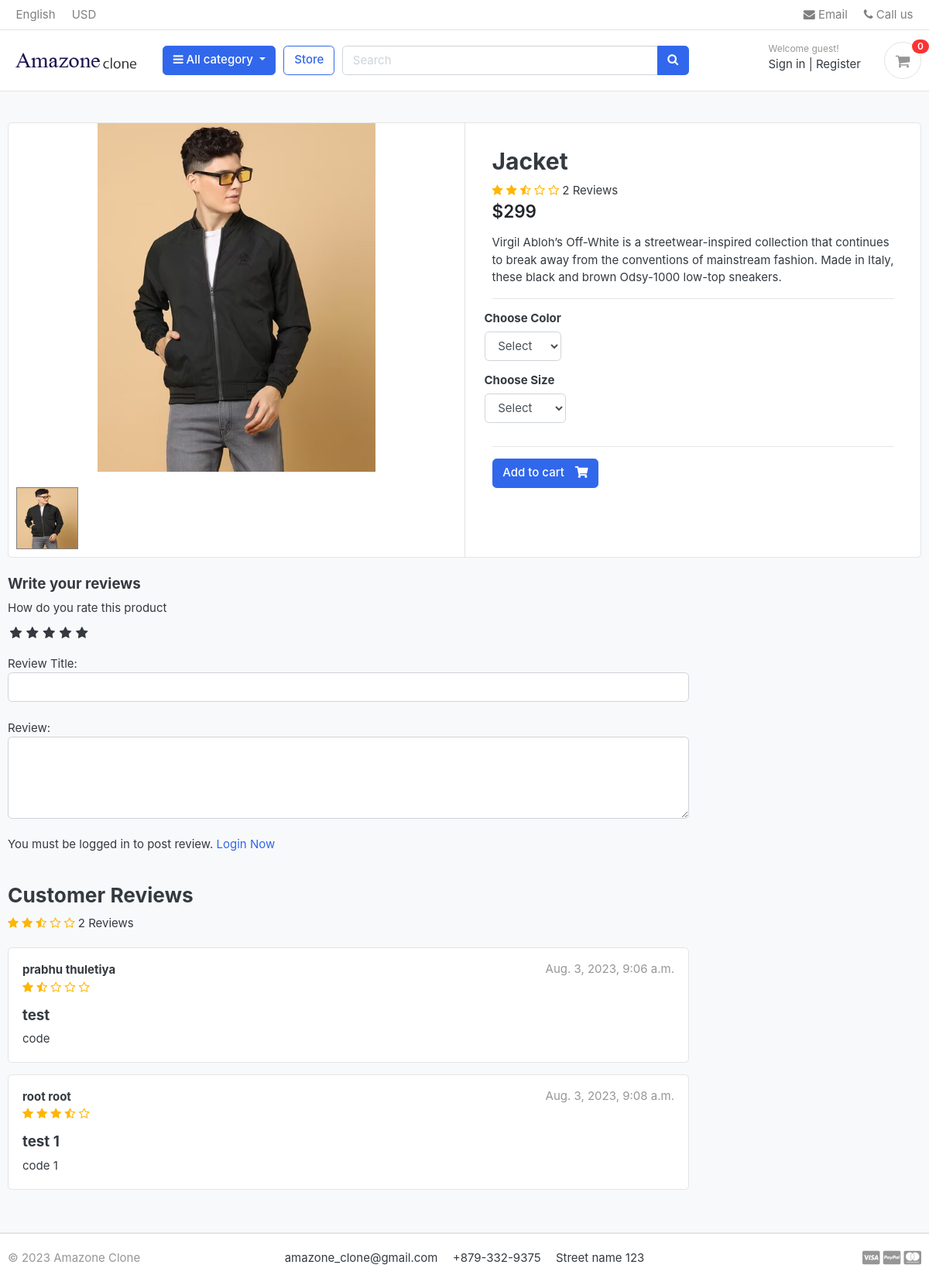
The page /store/category/jacket/jacket/ on the database as committed earlier.
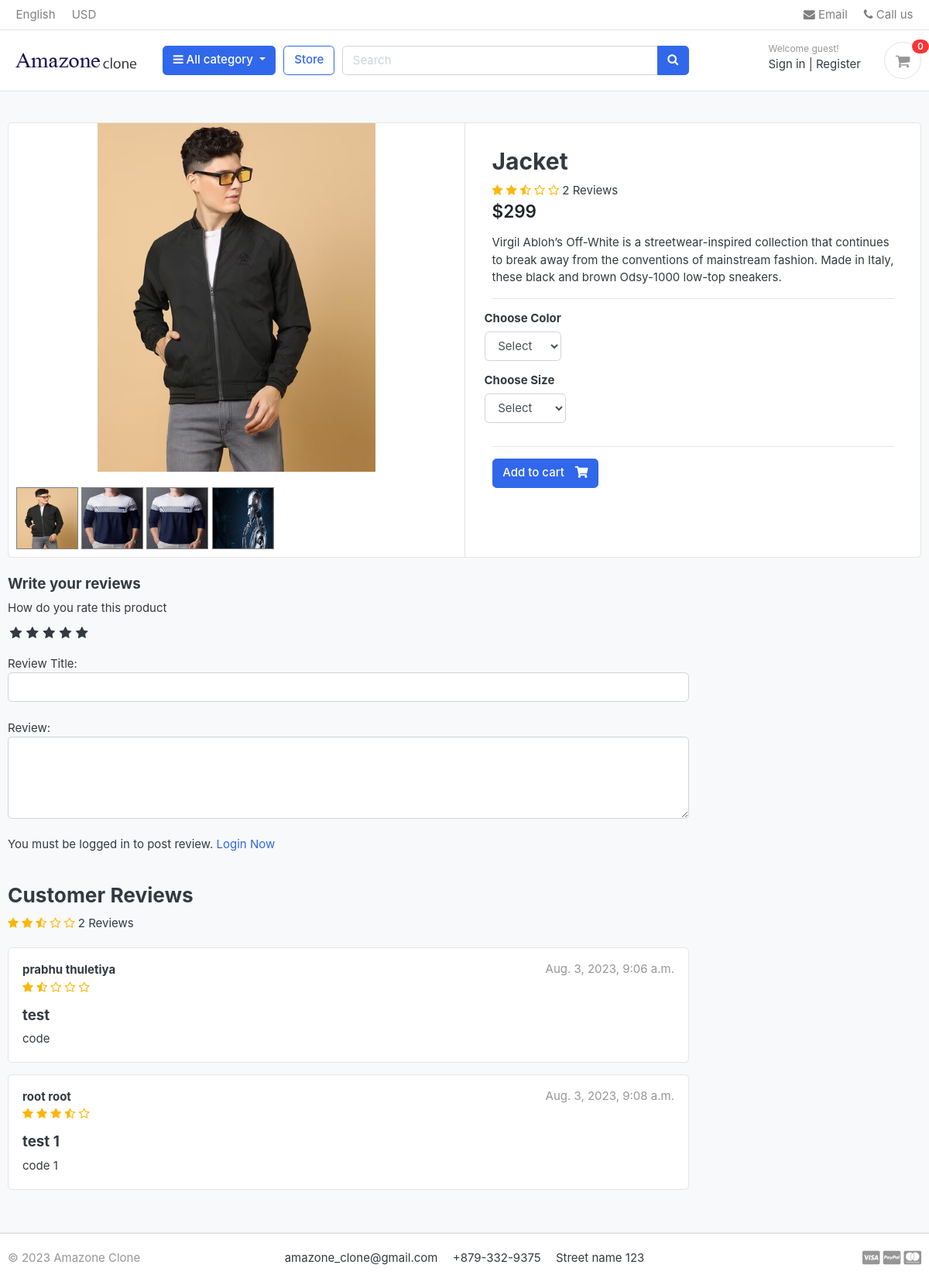
The same page on the database as committed later.
### store/models.py (models this page shows, shortened)
class ReviewRating(models.Model):
    product     = models.ForeignKey(Product, on_delete=models.CASCADE)
    user        = models.ForeignKey(Account, on_delete=models.CASCADE)
    subject     = models.CharField(max_length=100, blank=True)
    review      = models.TextField(max_length=500, blank=True)
    rating      = models.FloatField()
    ip          = models.CharField(max_length=20, blank=True)
    status      = models.BooleanField(default=True)
    created_at  = models.DateTimeField(auto_now_add=True)
    updated_at  = models.DateTimeField(auto_now=True)

class ProductGallery(models.Model):
    product = models.ForeignKey(Product, on_delete=models.CASCADE, default=None)
    image = models.ImageField(upload_to='store/products', max_length=255)
    class Meta:
        verbose_name = 'productgallery'
        verbose_name_plural = 'product gallery'

### accounts/models.py (models this page shows, shortened)
class Account(AbstractBaseUser):
    first_name   = models.CharField(max_length=100)
    last_name    = models.CharField(max_length=100)
    username     = models.CharField(max_length=100, unique=True)
    phone_number = models.CharField(max_length=50)
    email        = models.EmailField(max_length=100, unique=True)
    date_joined   = models.DateTimeField(auto_now_add=True)
    last_login    = models.DateTimeField(auto_now_add=True)
    is_admin      = models.BooleanField(default=False)
    is_staff      = models.BooleanField(default=False)
    is_active     = models.BooleanField(default=False)
    is_superadmin = models.BooleanField(default=False)
    USERNAME_FIELD  = 'email'
    REQUIRED_FIELDS = ['username', 'first_name', 'last_name']
    objects = MyAccountManager()
    def fullname(self):
        return f"{self.first_name} {self.last_name}"

### store/views.py (the view)
# urls.py: path('category/<slug:category_slug>/<slug:product_slug>/', views.product_detail, name='product_detail'),
def product_detail(request, category_slug, product_slug):
    try:
        single_product = Product.objects.get(
            category__slug=category_slug, slug=product_slug)
        in_cart = CartItem.objects.filter(cart__cart_id=_cart_id(
            request), product=single_product).exists()
    except Exception as e:
        raise e
    if request.user.is_authenticated:
        try:
            orderproduct = OrderProduct.objects.filter(user=request.user, product_id=single_product.id).exists()
        except OrderProduct.DoesNotExist:
            orderproduct = None
    else:
        orderproduct = None
    reviews = ReviewRating.objects.filter(product_id=single_product.id, status=True)
    product_gallery = ProductGallery.objects.filter(product_id=single_product.id)
    context = {
        'single_product': single_product,
        'in_cart': in_cart,
        'orderproduct' : orderproduct,
        'reviews' : reviews,
        'product_gallery' : product_gallery,
    }
    return render(request, 'store/product_detail.html', context)

### carts/context_processors.py (called while the page is built)
def counter(request):
    cart_count = 0
    if 'admin' in request.path:
        return{}
    else:
        try:
            cart = Cart.objects.filter(cart_id=_cart_id(request))
            if request.user.is_authenticated:
                cart_items = CartItem.objects.all().filter(user=request.user)
            else:
                cart_items = CartItem.objects.all().filter(cart=cart[:1])
            for cart_item in cart_items:
                cart_count += cart_item.quantity
        except Cart.DoesNotExist:
            cart_count = 0
    return dict(cart_count=cart_count)

### carts/views.py (called while the page is built)
def _cart_id(request):
    cart = request.session.session_key
    if not cart:
        cart = request.session.create()
    return cart

### category/context_processors.py (called while the page is built)
def menu_links(request):
    links = Category.objects.all()
    return dict(links=links)

### category/models.py (called while the page is built)
    def get_url(self):
        return reverse('products_by_category', args=[self.slug])

### store/models.py (called while the page is built)
    def averageReview(self):
        reviews = ReviewRating.objects.filter(product=self, status=True).aggregate(average=Avg('rating'))
        avg = 0
        if reviews['average'] is not None:
            avg = float(reviews['average'])
        return avg

### templates/store/product_detail.html (shortened to what the changed rows need)
{% extends 'base.html' %}
{% load static %}
{% block content %}
<section class="section-content padding-y bg">
<div class="container">
<div class="card">
	<div class="row no-gutters">
		<aside class="col-md-6">
			<ul class="thumb">
				<li>
					{% for i in product_gallery %}
					<a href="{{i.image.url}}" target="mainImage"><img src="{{i.image.url}}" alt="Product Image"></a>
					{% endfor %}
				</li>
			</ul>
		</aside>
		<main class="col-md-6 border-left">
			<form action="{% url 'add_cart' single_product.id %}" method="POST">
				<article class="content-body">
					<h2 class="title">{{ single_product.product_name }}</h2>
				</article>
			</form>
		</main>
	</div>
</div>
<br>
<div class="row">
			<div class="col-md-9">
<br>
{% for review in reviews %}
	<article class="box mb-3">
		<div class="icontext w-100">
			<div class="text">
				<span class="date text-muted float-md-right"> {{ review.updated_at }} </span>
				<h6 class="mb-1">{{ review.user.fullname }}</h6>
				<div class="rating-star">
					<span>
						<i class="fa fa-star{%if review.rating == 0.5%}-half-o{%elif review.rating < 1%}-o {%endif%}" aria-hidden="true"></i>
						<i class="fa fa-star{%if review.rating == 1.5%}-half-o{%elif review.rating < 2%}-o {%endif%}" aria-hidden="true"></i>
						<i class="fa fa-star{%if review.rating == 2.5%}-half-o{%elif review.rating < 3%}-o {%endif%}" aria-hidden="true"></i>
						<i class="fa fa-star{%if review.rating == 3.5%}-half-o{%elif review.rating < 4%}-o {%endif%}" aria-hidden="true"></i>
						<i class="fa fa-star{%if review.rating == 4.5%}-half-o{%elif review.rating < 5%}-o {%endif%}" aria-hidden="true"></i>
					</span>
				</div>
			</div>
		</div>
		<div class="mt-3">
			<h5>{{ review.subject }}</h5>
			<p>
				{{ review.review }}
			</p>
		</div>
	</article>
{% endfor %}
	</div>
</div>
</div>
</section>
{% endblock %}

Rows that differ between the two databases and show on the page:
added ProductGallery: image (picture)
added ProductGallery: image (picture)
added ProductGallery: image (picture)
